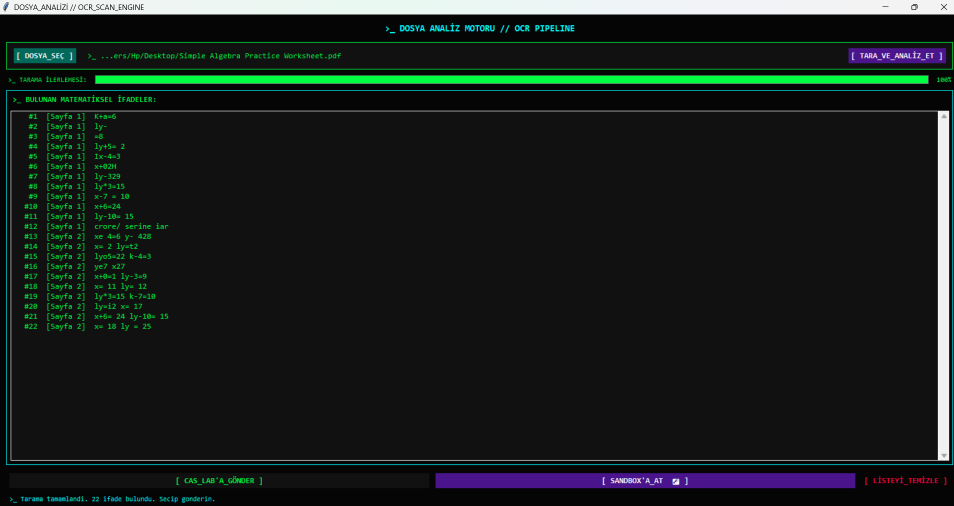
#> input picture Ekran görüntüsü 2026-09-14 002350.png, 1907 x 1012 px (shown at 1/2 size)
$ python -i 'ReconCas v0.001.py'   (imports and definitions only)
#> lines starting #> are read from the running program, lines starting #| are printed output that depends on the picture
#> further down, picture is the input picture: PIL image 1907x1012 RGBA; mean R, G, B, A 24.3, 30.9, 28.3, 255
import os
import tkinter as tk
from tkinter import messagebox, simpledialog
from PIL import Image, ImageGrab, ImageEnhance
import pytesseract
import re
import ctypes
import threading
import time
import gc
import sqlite3
import hashlib
from datetime import datetime

import sympy as sp
from sympy.parsing.sympy_parser import parse_expr, standard_transformations, implicit_multiplication_application

import numpy as np
import matplotlib.pyplot as plt
from matplotlib.backends.backend_tkagg import FigureCanvasTkAgg
from mpl_toolkits.mplot3d import Axes3D

# --- SİSTEM AYARLARI ---
# [3 lines not run here, left out]

pytesseract.pytesseract.tesseract_cmd = r'C:\Program Files\Tesseract-OCR\tesseract.exe'

THEME = {
    "bg": "#050505", "fg": "#00FF41", "btn_bg": "#111111",
    "active": "#008F11", "accent": "#00FFFF", "grid": "#333333",
    "font_main": ("Consolas", 10, "bold"), "font_title": ("Consolas", 11, "bold")
}

# ==========================================
# 1. MODÜL: DBEngine (Veritabanı & Geçmiş)
# ==========================================
class DBEngine:
    # Veritabanını her zaman Python dosyasının çalıştığı klasöre kurmasını garantileyen kod:
    BASE_DIR = os.path.dirname(os.path.abspath(__file__))
    DB_NAME = os.path.join(BASE_DIR, "math_terminal_v8.db")

    # [10 lines left out: function init_db, not called in this run]
    @staticmethod
    def hash_password(password):
        return hashlib.sha256(password.encode()).hexdigest()

    # [59 lines left out: functions register, login, reset_password, add_history, get_history, not called in this run]

# ==========================================
# 2. MODÜL: AuthGUI (Giriş Sistemi)
# ==========================================
class AuthGUI(tk.Tk):
    # [87 lines left out: functions __init__, build_ui, do_login, show_register, do_register, show_reset and 1 more, not called in this run]

# ==========================================
# 3. MODÜL: OCREngine & MathEngine
# ==========================================
class OCREngine:
    @staticmethod
    def enhance_image(img, is_full_screen=False):
#> called with is_full_screen = False
        width, height = img.size
#> width = 1907; height = 1012
        scale = 1.2 if is_full_screen else 2.0
        resample_mode = Image.Resampling.BILINEAR if is_full_screen else Image.Resampling.BICUBIC
        img = img.resize((int(width * scale), int(height * scale)), resample_mode).convert('L')
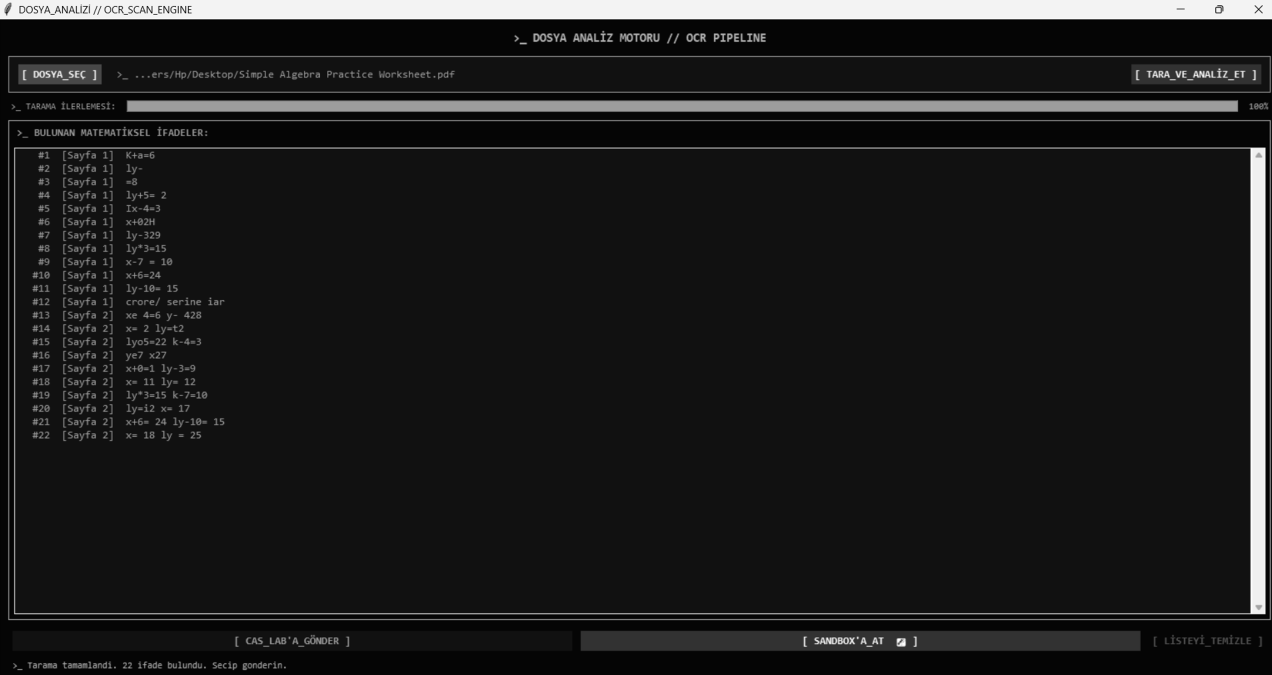
#> img: PIL image 3814x2024 L (shown at 1/3 size); min 0, max 255, mean 28.6
        if not is_full_screen: img = ImageEnhance.Sharpness(img).enhance(2.0)
        return ImageEnhance.Contrast(img).enhance(1.5)
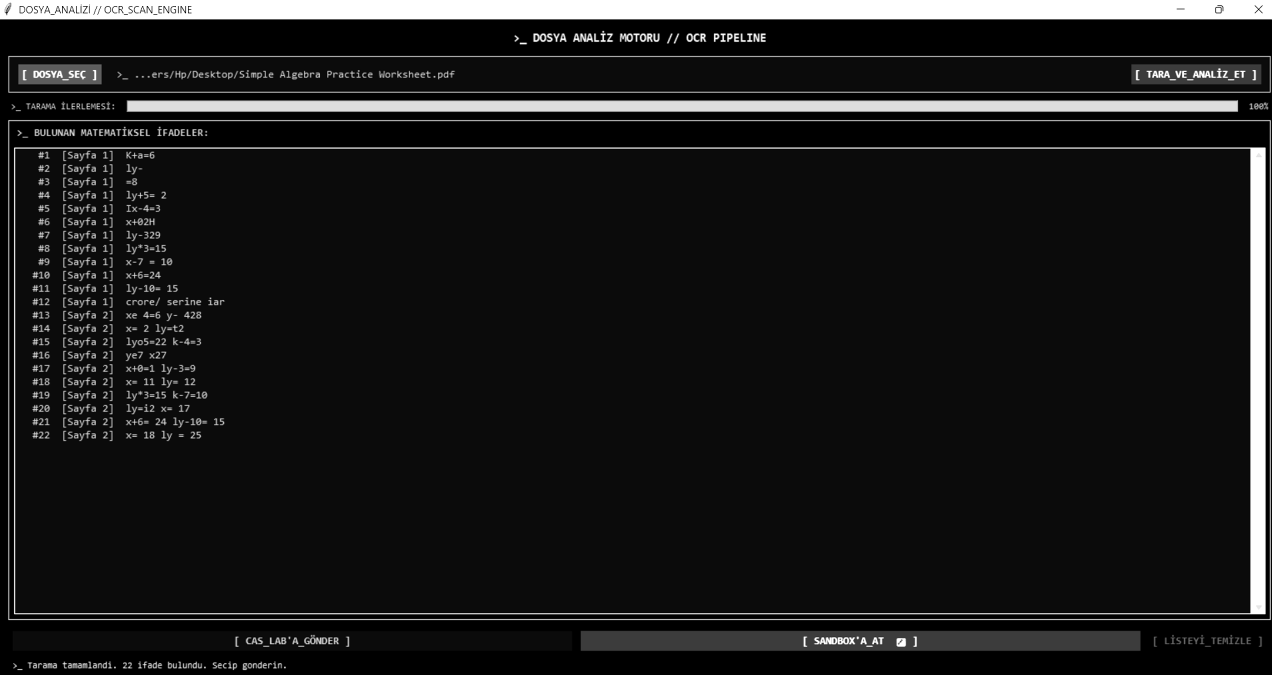
#> returned value: PIL image 3814x2024 L (shown at 1/3 size); min 0, max 255, mean 26.3

    # [20 lines left out: function extract_equations, not called in this run]

class MathEngine:
    TRANSFORMATIONS = standard_transformations + (implicit_multiplication_application,)
    @staticmethod
    def format_input(text): return text.replace('^', '**').replace(',', '.').replace('[', '(').replace(']', ')')

    # [30 lines left out: functions is_advanced, evaluate_basic, analyze_advanced, not called in this run]

# ==========================================
# 4. MODÜL: TerminalGUI (Ana Menü)
# ==========================================
class TerminalGUI(tk.Tk):
    # [44 lines left out: functions __init__, setup_main_menu, open_history, not called in this run]

    def toggle_live_area(self):
        if not self.is_live: self.prepare_snipping("live_area")
        else: self.stop_live_mode()

    # [21 lines left out: functions prepare_snipping, show_overlay, on_button_press, not called in this run]

    def on_move_press(self, event):
        self.canvas.coords(self.rect, self.start_x, self.start_y, event.x, event.y)

    # [8 lines left out: function on_button_release, not called in this run]

    def cancel_snipping(self):
        self.overlay.destroy(); self.deiconify()

    # [159 lines left out: functions show_popup, process_single, start_live_mode, stop_live_mode, live_loop, open_lab_window and 3 more, not called in this run]

    def on_lab_close(self):
        self.clear_graph(); self.lab.destroy(); self.deiconify()

    # --- 6. SANDBOX SIM STUDIO (KENDİ UZAYIN) ---
    # [130 lines left out: functions open_sandbox, run_sandbox, close_sandbox, not called in this run]

# ==========================================
# BOOT SİSTEMİ
# ==========================================
# [16 lines not run here, left out]

>>> from PIL import Image
>>> picture = Image.open('../../Ekran görüntüsü 2026-09-14 002350.png')
>>> result = OCREngine().enhance_image(picture)
